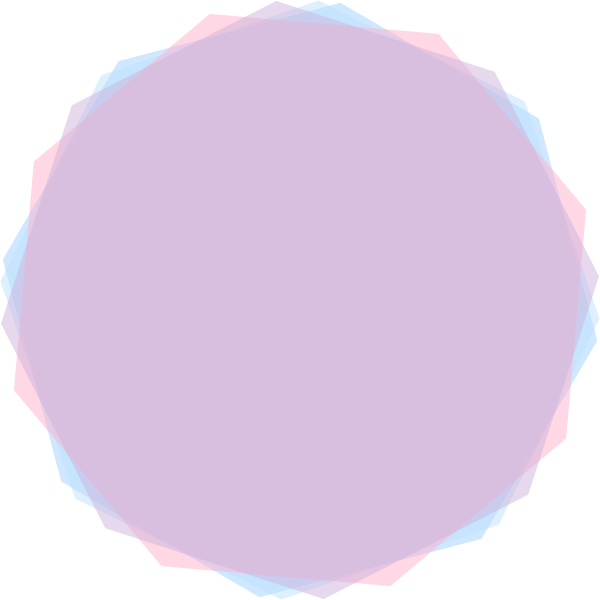
Frame 1 (no input)
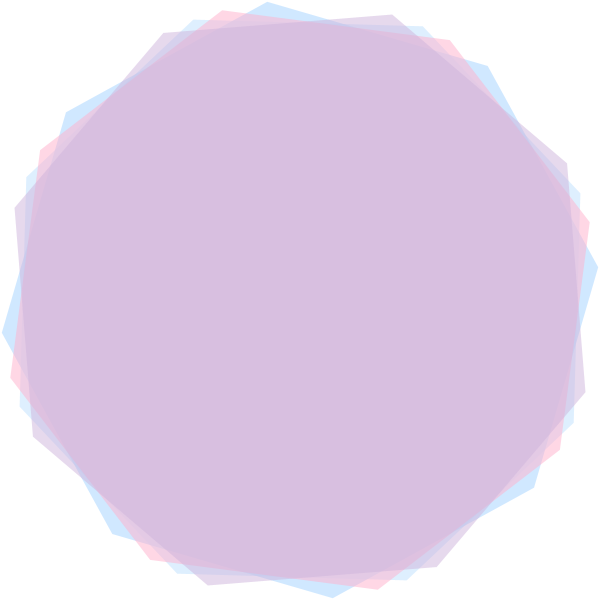
Frame 2 (the mouse pressed at the canvas centre, redrawn once)

The Processing sketch that drew these frames (run headless with seeded random() and noise(); the mouse was pressed at the canvas centre and the sketch redrawn once):

// Processing sketch: image_text_iteration_4
// ── image_text_iteration_4.pde
// Define the colors with an alpha value for transparency
color[] colors = {
  color(162, 210, 255, 128), // Slightly transparent
  color(189, 224, 254, 128),
  color(255, 175, 204, 128),
  color(205, 180, 219, 128)
};

void setup() {
  size(600, 600); // Increased canvas size
  noLoop();
  noStroke();
  smooth();
}

void draw() {
  background(255); // White background

  // Draw shapes
  for (int i = 0; i < colors.length; i++) {
    fill(colors[i]);
    beginShape();
    // Create convex shapes
    float angleStep = TWO_PI / 8; // Divide the circle into 8 steps
    float startAngle = random(TWO_PI); // Random starting angle for each shape
    float radius = width * 0.5; // Set the radius
    for (int j = 0; j < 8; j++) {
      // Calculate vertex positions on the circle
      float angle = startAngle + angleStep * j;
      float x = width / 2 + cos(angle) * radius;
      float y = height / 2 + sin(angle) * radius;
      vertex(x, y);
    }
    endShape(CLOSE);
  }
  
  save("iteration_4.jpg");
}
